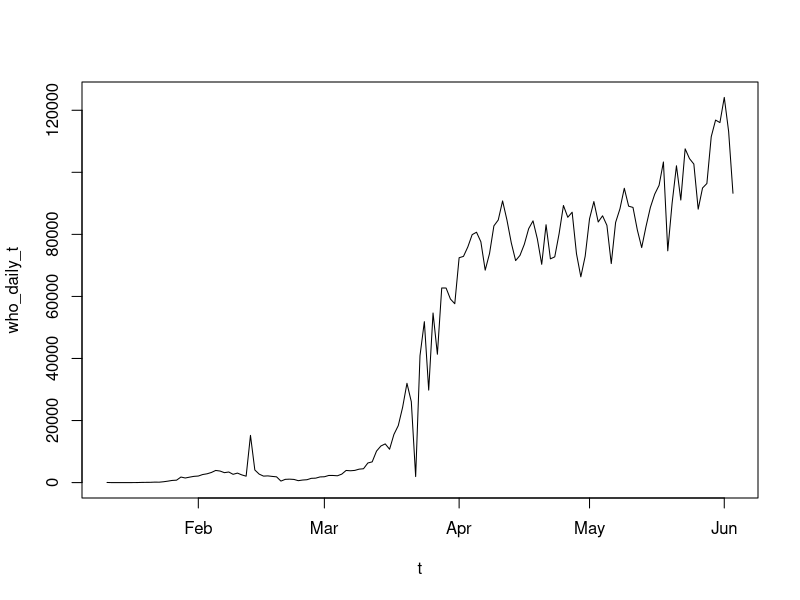
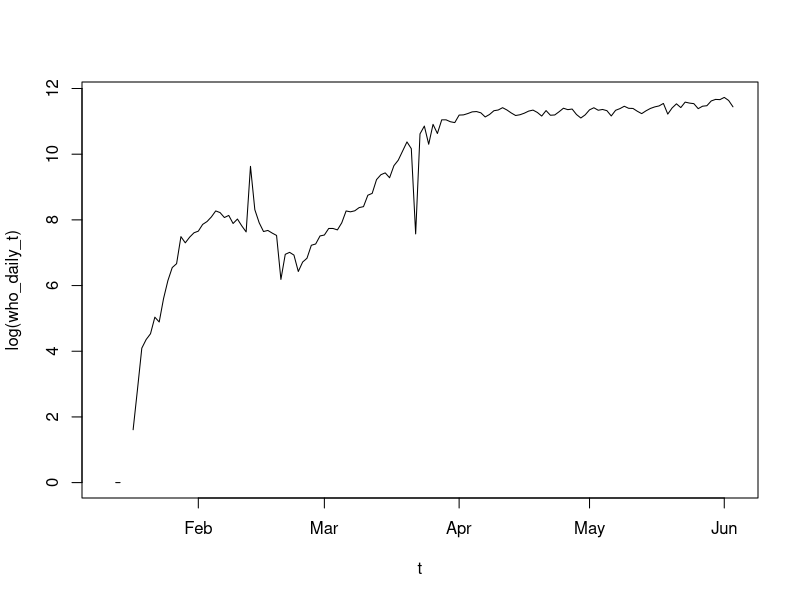
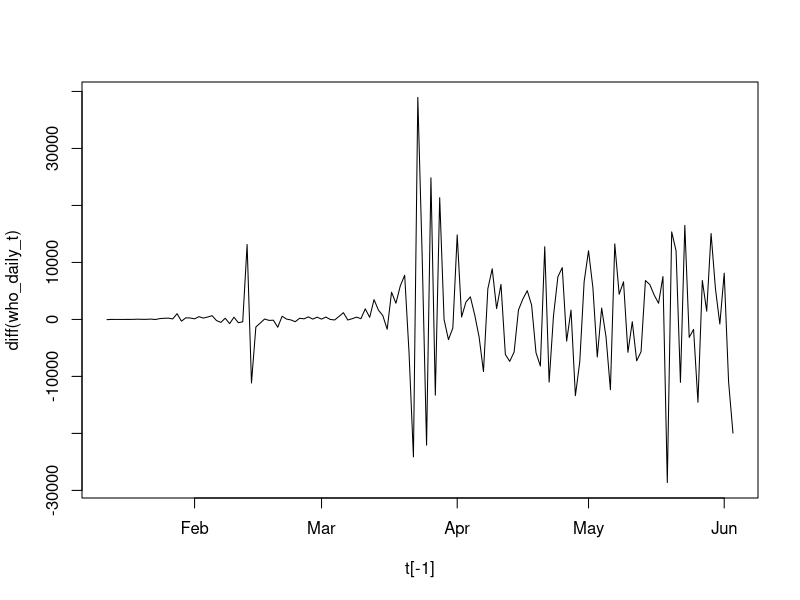

Write R code to recreate these figures, in order. (Note: this script raises an error after producing the figures.)
# The data is taken in csv format from the WHO database
who_global <- read.csv('WHO-COVID-19-global-data.csv')

# The dates of cases worldwide are taken
t <- sort(unique(who_global$Date_reported))

# All the cases in the world are stored in each index
who_daily_t <- NULL
for (i in 1:length(t)) {
  who_daily_t[i] <- sum(who_global$New_cases[who_global$Date_reported == t[i]], na.rm = T)
}
rm(who_global)

# The dates are now formatted as Date datatype
t <- as.Date(t)

# Plot the data
plot(t,who_daily_t, type = "l")
plot(t,log(who_daily_t), type = "l")
plot(t[-1], diff(who_daily_t), type = "l")

# x is the index of time
x <- 1:length(t)

# The function here returns the residual sum squared of actual cases
# The argument passed in the function is the possible/potential parameters of the normal distribution
# 3 arguements h,i,j would be passed: h is the scale of the distribution, i is the mean and j is the SDev
fn <- function(para) {
  return(sum((who_daily_t - (para[1]*dnorm(x, mean = para[2], sd = para[3])))^2))
}

# Initiate variables for the computation of OLS parameters
val <- NULL ; k <- 1; m <- matrix(ncol = 3)

for (h in seq(2*10^7,8*10^7,by=5*10^6)) {
  for (i in seq(100,1000,by=25)) {
    for (j in seq(10,100,by=5)) {
      # The optimized function with respect to the h,i,j
      # value of the minimized RSS stored
      val[k] <- optim(  c(h,i,j),fn  )$value
      # Each m would have the different h,i,j
      m[k,] <- c(h,i,j)
      k <- k+1
    }
  }
}


# Which RSS is the lowest will determine the optimized parameters h,i,j
m[which(val == min(val))]

# The estimated normal distribution line
par <- c(5.7*10^07 , 220 , 70)
plot(t, who_daily_t, type="l")
lines(t,optim(par, fn)$par[1]*dnorm(x,optim(par, fn)$par[2],optim(par, fn)$par[3]))
